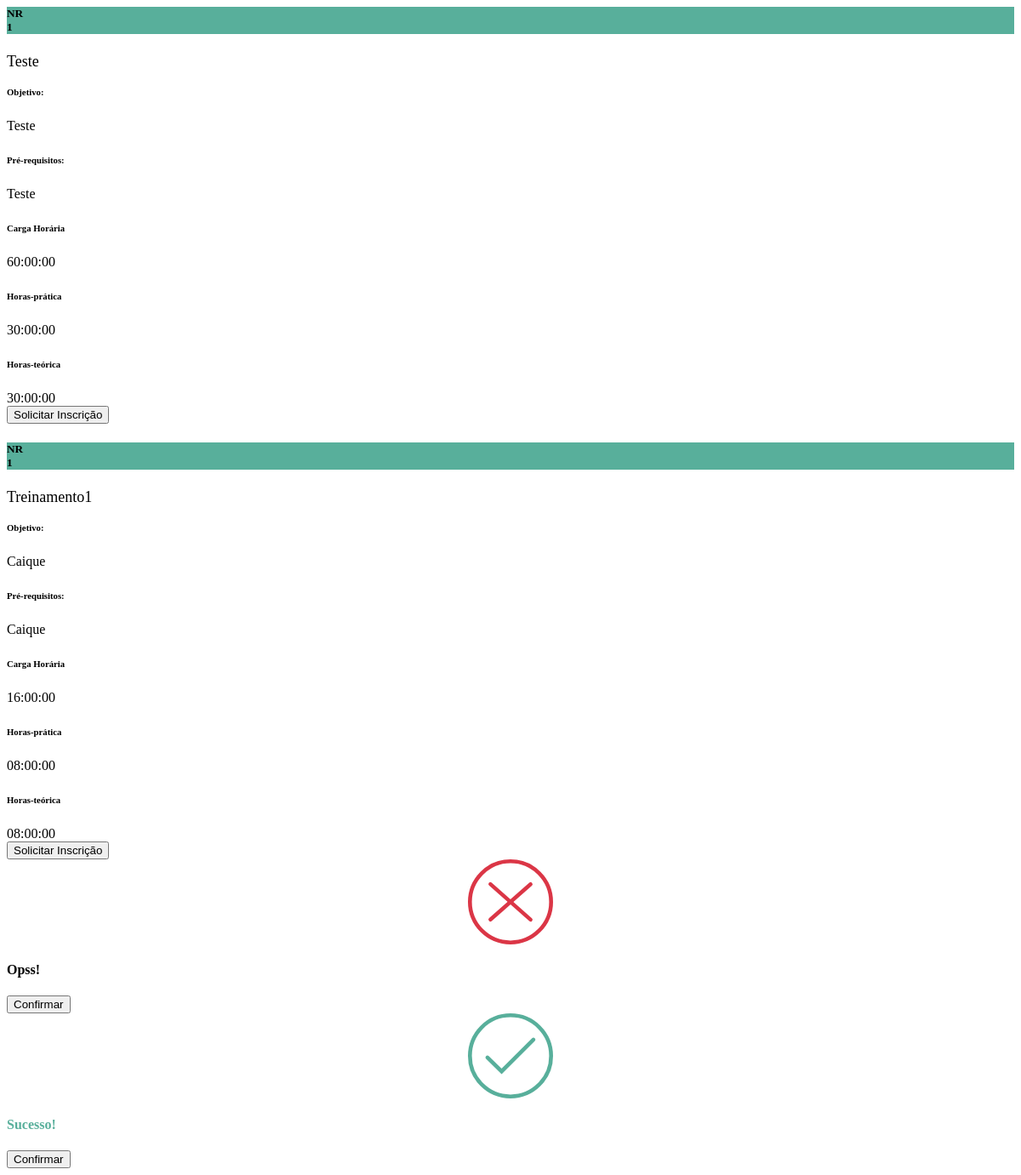
/pages/training/listTraining.php, run on the app's committed database.
### tables this page shows
CREATE TABLE `treinamento` (
  `id` int(11) UNSIGNED NOT NULL,
  `colaborador_id` int(11) UNSIGNED NOT NULL,
  `nomenclatura` varchar(255) NOT NULL,
  `objetivo` varchar(500) NOT NULL,
  `carga_horaria` int(11) NOT NULL,
  `horas_pratica` int(11) NOT NULL,
  `horas_teorica` int(11) NOT NULL,
  `ementa` varchar(500) DEFAULT NULL,
  `pre_requisitos` varchar(255) NOT NULL,
  `normas_referencia` varchar(255) NOT NULL,
  `material` varchar(255) NOT NULL,
  `reciclagem` varchar(20) NOT NULL,
  `nr` char(3) NOT NULL
);

### api/private/connect.php (called while the page is built)
<?php
class Database
{
    public function connection()
    {
        $host = "127.0.0.1";
        $username = "root";
        $password = "";
        $dbname = "banco";
        try {
            $connection = new PDO('mysql:host=' . $host . ';dbname=' . $dbname, $username, $password, array(
                PDO::MYSQL_ATTR_INIT_COMMAND => "SET NAMES utf8",
            ));
            $connection->setAttribute(PDO::ATTR_ERRMODE, PDO::ERRMODE_EXCEPTION);
            return $connection;
        } catch (PDOException $e) {
            throw $e;
        }
    }
}

### pages/training/controller/list.php (called while the page is built, shortened)
<?php
require('../../api/private/connect.php');
include('../../api/private/cript.php');
$connection = new Database();
$sql = ("SELECT * FROM `treinamento` WHERE 1=1");
$treinamentos = $connection->connection()->query($sql)->fetchAll(PDO::FETCH_ASSOC);
?>

### api/private/cript.php (called while the page is built, shortened)
<?php
$encryptionKey = "senhaCriptografia";
$signatureKey = "senhaAssinatura";
function encrypt_id($id, $encryptionKey, $signatureKey) {
    $iv = openssl_random_pseudo_bytes(openssl_cipher_iv_length('AES-256-CBC'));
    $encryptedId = openssl_encrypt($id, 'AES-256-CBC', $encryptionKey, 0, $iv);
    $signature = hash_hmac('sha256', $encryptedId, $signatureKey);
    $token = base64_encode($iv . $encryptedId . $signature);
    return $token;
}

### pages/training/listTraining.php (the view, shortened to what this page needs)
<?php require('./controller/list.php');
?>
<?php foreach ($treinamentos as $i => $treinamento) {
  $tokenTraining = encrypt_id($treinamento['id'], $encryptionKey, $signatureKey);
  $colapsoId = 'colapso_' . $i;
?>
  <div class="card d-flex flex-row mt-3 rounded-1" style='margin-bottom: -6px;'>
    <div class=" card-header text-center text-white rounded-0 rounded-start-1" style="background-color: #58af9b;">
      <h5 class="mt-3">NR <br><?php echo $treinamento['nr']; ?></h5>
    </div>
    <div class="card-body">
      <div class="d-flex flex-row justify-content-between">
        <p class="card-text nomenclaura" style="font-size: 18px; "><?php echo $treinamento['nomenclatura']; ?></p>
      </div>
    </div>
  </div>
  <div class="collapse" id="<?php echo $colapsoId; ?>">
    <div class="card d-flex flex-row border-top-0 ">
      <div class="card-body">
        <h6 class="mt-2">Objetivo:</h6><span id="objetivo"><?php echo $treinamento['objetivo']; ?></span>
        <h6 class="mt-2">Pré-requisitos:</h6><span id="preRequisitos"><?php echo $treinamento['pre_requisitos']; ?></span>
        <h6 class="mt-2">Carga Horária</h6><span id="cargaHoraria"><?php echo sprintf('%02d:00:00', $treinamento['carga_horaria']); ?></span>
        <h6 class="mt-2">Horas-prática</h6><span id="horasPratica"> <?php echo sprintf('%02d:00:00', $treinamento['horas_pratica']); ?></span>
        <h6 class="mt-2">Horas-teórica</h6><span id="horas-teorica"><?php echo sprintf('%02d:00:00', $treinamento['horas_teorica']); ?></span>
        <div class="col-md-12 d-flex justify-content-end">
          <button type="button" class="btn btn-login modalInscricaoBtn" data-nomenclatura="<?php echo htmlspecialchars($treinamento['nomenclatura']); ?>" data-token="<?php echo $tokenTraining; ?> ">
            Solicitar Inscrição</button>
        </div>
      </div>
    </div>
  </div>
<?php }
include('../errorAndSuccessModal.php');
?>

### data on the page
treinamento: nr "1", nomenclatura "Teste", objetivo "Teste", pre_requisitos "Teste", carga_horaria "60", horas_pratica "30", horas_teorica "30"
treinamento: nr "1", nomenclatura "Treinamento1", objetivo "Caique", pre_requisitos "Caique", carga_horaria "16", horas_pratica "08", horas_teorica "08"
